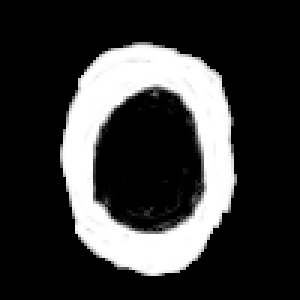
#> input picture img/0.png, 100 x 100 px, found by its file name (shown 3 times larger)
$ python adaboost.py
#> lines starting #> are read from the running program, lines starting #| are printed output that depends on the picture
from sklearn.datasets import load_digits
from sklearn.tree import DecisionTreeRegressor
from sklearn.ensemble import AdaBoostRegressor
from sklearn.model_selection import train_test_split
import pandas as pd
import numpy as np
import cv2
from sklearn.preprocessing import MinMaxScaler

digits = load_digits()
X_train, X_test, y_train, y_test = train_test_split(
    digits.data, digits.target, random_state=66)
# [7 lines of commented-out code are left out]
models = {
    'tree': DecisionTreeRegressor(random_state=0),
    'AdaBoost': AdaBoostRegressor(DecisionTreeRegressor(), random_state=0)
}

# モデル構築
scores = {}
for model_name, model in models.items():
    model.fit(X_train, y_train)
    scores[(model_name, 'train_score')] = model.score(X_train, y_train)
    scores[(model_name, 'test_score')] = model.score(X_test, y_test)

# 結果を表示
print(pd.Series(scores).unstack())
print(scores)

input0 = cv2.imread('./img/0.png', 0)
#> input0 is the input picture: shape (100, 100); min 0, max 255, mean 55.2
# input0 = cv2.imread('./Adaboost/input0.png', 0)
input0 = cv2.resize(input0, (8, 8))
sc = MinMaxScaler(feature_range=(0, 16))
input0 = sc.fit_transform(input0)
cv2.imwrite('./Adaboost/out0.png', input0)
print(model.predict(input0.reshape(1, 64)))
#| [1.]

input1 = cv2.imread('./img/1.png', 0)
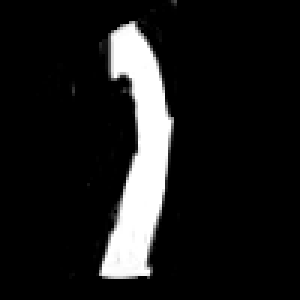
#> input picture img/1.png, 100 x 100 px, found by its file name (shown 3 times larger)
#> input1 is the input picture: shape (100, 100); min 0, max 255, mean 27.6
# input1 = cv2.imread('./Adaboost/input1.png', 0)
input1 = cv2.resize(input1, (8, 8))
sc = MinMaxScaler(feature_range=(0, 16))
input1 = sc.fit_transform(input1)
cv2.imwrite('./Adaboost/out1.png', input1)
print(model.predict(input1.reshape(1, 64)))
#| [4.]

input2 = cv2.imread('./img/2.png', 0)
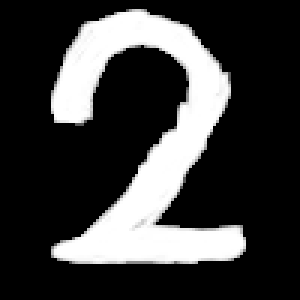
#> input picture img/2.png, 100 x 100 px, found by its file name (shown 3 times larger)
#> input2 is the input picture: shape (100, 100); min 0, max 255, mean 60.6
# input2 = cv2.imread('./Adaboost/input2.png', 0)
input2 = cv2.resize(input2, (8, 8))
sc = MinMaxScaler(feature_range=(0, 16))
input2 = sc.fit_transform(input2)
cv2.imwrite('./Adaboost/out2.png', input2)
print(model.predict(input2.reshape(1, 64)))
#| [2.]

input3 = cv2.imread('./img/3.png', 0)
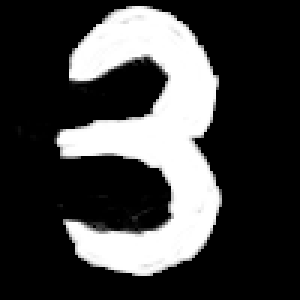
#> input picture img/3.png, 100 x 100 px, found by its file name (shown 3 times larger)
#> input3 is the input picture: shape (100, 100); min 0, max 255, mean 65
# input3 = cv2.imread('./Adaboost/input3.png', 0)
input3 = cv2.resize(input3, (8, 8))
sc = MinMaxScaler(feature_range=(0, 16))
input3 = sc.fit_transform(input3)
cv2.imwrite('./Adaboost/out3.png', input3)
print(model.predict(input3.reshape(1, 64)))
#| [5.]

input4 = cv2.imread('./img/4.png', 0)
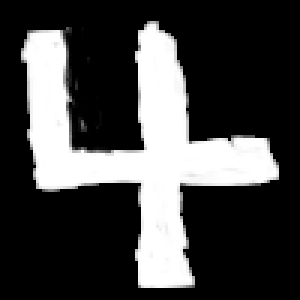
#> input picture img/4.png, 100 x 100 px, found by its file name (shown 3 times larger)
#> input4 is the input picture: shape (100, 100); min 0, max 255, mean 68.6
# input4 = cv2.imread('./Adaboost/input4.png', 0)
input4 = cv2.resize(input4, (8, 8))
sc = MinMaxScaler(feature_range=(0, 16))
input4 = sc.fit_transform(input4)
cv2.imwrite('./Adaboost/out4.png', input4)
print(model.predict(input4.reshape(1, 64)))
#| [4.]

input5 = cv2.imread('./img/5.png', 0)
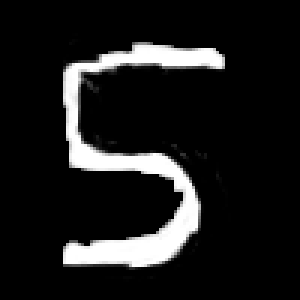
#> input picture img/5.png, 100 x 100 px, found by its file name (shown 3 times larger)
#> input5 is the input picture: shape (100, 100); min 0, max 255, mean 28.5
# input5 = cv2.imread('./Adaboost/input5.png', 0)
input5 = cv2.resize(input5, (8, 8))
sc = MinMaxScaler(feature_range=(0, 16))
input5 = sc.fit_transform(input5)
cv2.imwrite('./Adaboost/out5.png', input5)
print(model.predict(input5.reshape(1, 64)))
#| [4.]

input6 = cv2.imread('./img/6.png', 0)
# input6 = cv2.imread('./Adaboost/input6.png', 0)
#> (the run stopped early here; a loop or call above may not have finished)
